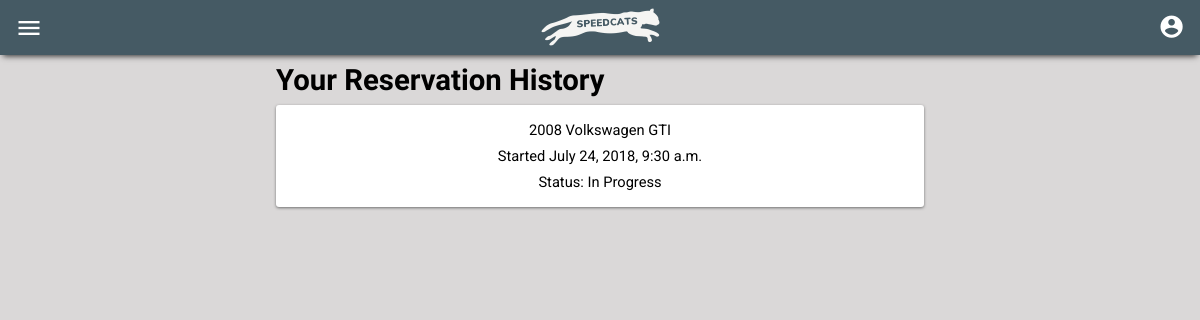
Before: /inventory/history/ (signed in) with the older database file.
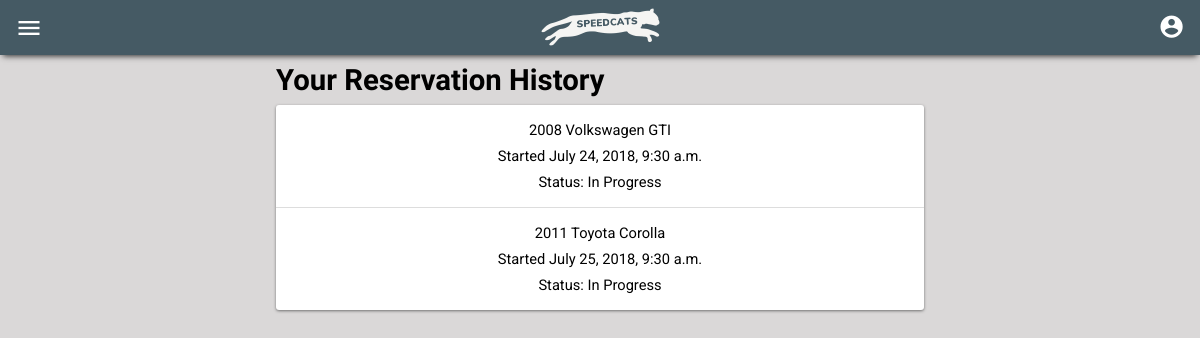
After: the same page with the newer database file.
### inventory/models.py (models this page shows, shortened)
class Reservation(models.Model):
	user = models.ForeignKey(settings.AUTH_USER_MODEL, on_delete=models.CASCADE, related_name="reservations")
	vehicle = models.ForeignKey(Vehicle, on_delete=models.CASCADE)
	pick_up_time = models.DateTimeField(blank=False, null=False)
	pick_up_location = models.ForeignKey(Store, on_delete=models.CASCADE, related_name='pick_up_store')
	drop_off_time = models.DateTimeField(blank=False, null=False)
	drop_off_location = models.ForeignKey(Store, on_delete=models.CASCADE, related_name='drop_off_store')
	subtotal = models.DecimalField(max_digits=8, decimal_places=2, null=True)
	tax = models.DecimalField(max_digits=8, decimal_places=2, null=True)
	total = models.DecimalField(max_digits=8, decimal_places=2, null=True)
	miles_driven = models.IntegerField(null=True, blank=True)
	@property
	def status(self):
		pick_up_time = self.pick_up_time
		drop_off_time = self.drop_off_time
		now = datetime.datetime.utcnow().replace(tzinfo=pytz.UTC)
		if pick_up_time > now:
			return 'Upcoming'
		elif drop_off_time > now:
			return 'In Progress'
		elif now > drop_off_time:
			return 'Completed'

class Vehicle(models.Model):
	status_choices = (
		('m', 'Maintenance'),
		('a', 'Available'),
		('r', 'Reserved'),
	)
	vehicle_type_choices = (
		('c', 'Car'),
		('s', 'SUV'),
		('t', 'Truck'),
	)
	engine_type_choices = (
		('i4', 'Inline 4'),
		('i6', 'Inline 6'),
		('v4', 'V4'),
		('v6', 'V6'),
		('v8', 'V8'),
		('w8', 'W8'),
		('vr6', 'VR6'),
		('e', 'Electric'),
		('h', 'Hybrid'),
	)
	VIN = models.CharField(max_length=17)
	store = models.ForeignKey(Store, on_delete=models.CASCADE)
	year = models.IntegerField()
	make = models.CharField(max_length=30)
	model = models.CharField(max_length=30)
	color = models.CharField(max_length=10)
	mileage = models.IntegerField()
	image = models.ImageField(upload_to="vehicle_photos", blank=True)
	gas_mileage = models.IntegerField(null=True, blank=True)
	engine_size = models.DecimalField(max_digits=2, decimal_places=1, null=True, blank=True)
	engine_type = models.CharField(
		max_length=3,
		choices=engine_type_choices,
		default='i4',
	)
	storage_space = models.IntegerField(null=True, blank=True)
	horsepower = models.IntegerField(null=True, blank=True)
	price = models.DecimalField(max_digits=8, decimal_places=2, default=85.99)
	status = models.CharField(
		max_length=1,
		choices=status_choices,
		default='a',
	)
	vehicle_type = models.CharField(
		max_length=1,
		choices=vehicle_type_choices,
		default='c',
	)
	def __str__(self):
		return str(self.year) + ' ' + self.make + ' ' + self.model

### inventory/views.py (the view)
# urls.py: path('history/', views.history, name="history"),
@login_required
def history(request):
	user = request.user
	reservations = Reservation.objects.filter(user=user)
	context = {
		"reservations":reservations
	}
	return render(request, 'inventory/history.html', context)

### inventory/templates/inventory/history.html (shortened to what this page needs)
{% extends "base_generic.html" %}
{% block content %}
    <h2 class="header" id="historyheader">Your Reservation History</h2>
    <ul id="reservationlist">
        {% for reservation in reservations %}
        <div>
            <a href="{% url 'inventory:reservation' reservation.id %}">
            <p class="reservationtime">{{ reservation.vehicle }}</p>
            {% if reservation.status != "Upcoming" %}
                <p class="reservationtime">Started {{ reservation.pick_up_time }}</p>
            {% endif %}
            <p class="reservationtime">Status: {{ reservation.status }}</p>
            </a>
        </div>
        {% empty %}
        <div>
            <p>You haven't made a reservation yet.</p>
        </div>
        {% endfor %}
    </ul>
{% endblock %}

### inventory/templates/base_generic.html (shortened to what this page needs)
<!DOCTYPE html>
<html lang="en">
<head>
	{% load static %}
	<link rel="stylesheet" href="{% static 'css/styles.css' %}">
	<link rel="stylesheet" href="{% static 'css/animations.css' %}">
</head>
<body>
	<header>
		<div id="headermenu">
			<i class="button material-icons" id="menubutton">menu</i>
			<a href="{% url 'inventory:home' %}">
				<img src="{% static 'img/logo.png' %}" id="logo">
			</a>
			<a href="{% url 'login' %}"><i class="button material-icons" id="accountbutton">account_circle</i></a>
		</div>
	</header>
	<div id="content">
		{% block content %}{% endblock %}
	</div>
</body>
</html>

### inventory/static/css/styles.css (style rules this page uses)
html, body { padding: 0px; margin: 0px; }
body { background-color: rgb(218, 216, 216); }
a:link { color: white; }
h2 { font-size: 18pt; font-family: 'Fjalla One', sans-serif; margin: 0; }
p { font-size: 13pt; font-family: 'Roboto', sans-serif; padding: 0 15px; text-align: center; }
header { display: flex; flex-direction: column; align-items: center; justify-content: center; width: calc(100% - 14px); height: 55px; background-color: #455A64; box-shadow: 0 4px 6px -3px #2c2c2c; padding: 0 7px; position: fixed; top: 0; z-index: 54; }
a:-webkit-any-link { text-decoration: none; }
.button { padding: 8px; }
.header { padding: 8px 0 8px 0; margin: 0 20px; font-size: 22pt; }
.reservationtime { padding: 4px 0; margin: 0; font-size: 11pt; color: black; }
#logo { height: 38px; position: relative; top: 1px; }
#headermenu { width: 100%; display: flex; align-items: center; justify-content: space-between; }
#menubutton { font-size: 21pt; color: white; }
#accountbutton { font-size: 20pt; color: white; }
#content { width: 100%; margin-top: 55px; }
#reservationlist { padding: 0; background-color: white; margin: 0 20px 20px; border-radius: 3px; box-shadow: 0 1px 3px #707070; }
#reservationlist > div { padding: 12px 0; }
#reservationlist > div:not(:last-child) { border-bottom: 1px solid #dddddd; }
@media only screen and (min-width: 768px) { .header { margin: 0; } }
@media only screen and (min-width: 768px) { #historyheader { padding-left: 23%; } }
@media only screen and (min-width: 768px) { #reservationlist { margin: 0 23%; } }

Changed rows visible on the page:
added Reservation: vehicle "2011 Toyota Corolla", pick_up_time "July 25, 2018, 9:30 a.m.", status "In Progress"
